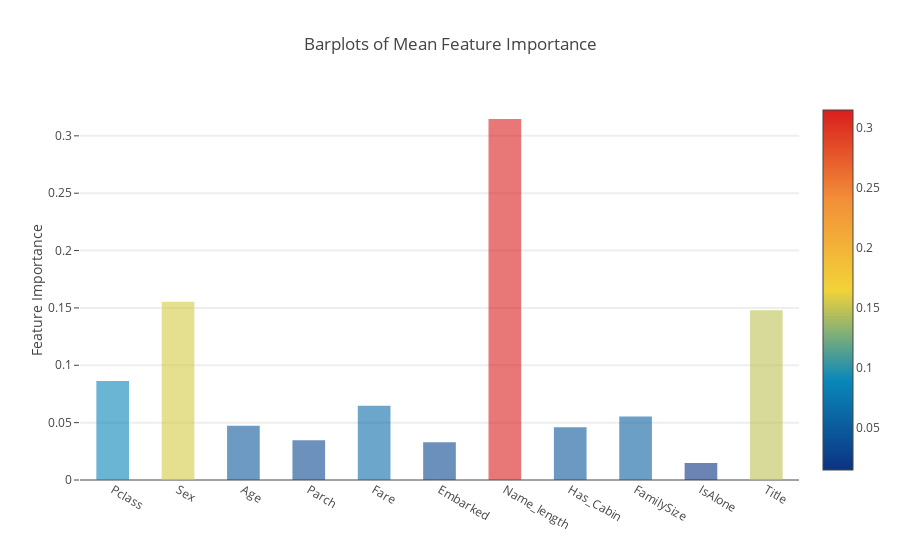

Write notebook code for a chart like this one.
### Code cell
y = feature_dataframe['mean'].values
x = feature_dataframe['features'].values
data = [go.Bar(
            x= x,
             y= y,
            width = 0.5,
            marker=dict(
               color = feature_dataframe['mean'].values,
            colorscale='Portland',
            showscale=True,
            reversescale = False
            ),
            opacity=0.6
        )]

layout= go.Layout(
    autosize= True,
    title= 'Barplots of Mean Feature Importance',
    hovermode= 'closest',
#     xaxis= dict(
#         title= 'Pop',
#         ticklen= 5,
#         zeroline= False,
#         gridwidth= 2,
#     ),
    yaxis=dict(
        title= 'Feature Importance',
        ticklen= 5,
        gridwidth= 2
    ),
    showlegend= False
)
fig = go.Figure(data=data, layout=layout)
py.iplot(fig, filename='bar-direct-labels')

### Figure 1 — Plotly figure (JSON) as saved in the notebook; plotly's stock layout.template omitted (floating-point values rounded to 4 significant figures)
{"data": [{"marker": {"color": [0.08638, 0.1555, 0.04725, 0.03457, 0.06481, 0.03281, 0.3147, 0.0459, 0.05542, 0.01477, 0.1479], "colorscale": "Portland", "reversescale": false, "showscale": true}, "opacity": 0.6, "type": "bar", "width": 0.5, "x": ["Pclass", "Sex", "Age", "Parch", "Fare", "Embarked", "Name_length", "Has_Cabin", "FamilySize", "IsAlone", "Title"], "y": [0.08638, 0.1555, 0.04725, 0.03457, 0.06481, 0.03281, 0.3147, 0.0459, 0.05542, 0.01477, 0.1479]}], "layout": {"autosize": true, "hovermode": "closest", "showlegend": false, "title": "Barplots of Mean Feature Importance", "yaxis": {"gridwidth": 2, "ticklen": 5, "title": "Feature Importance"}}}
